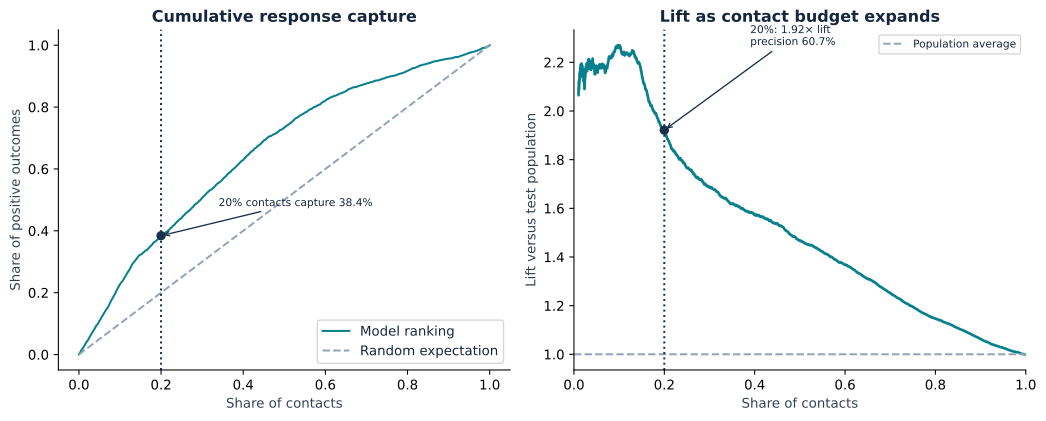

Write Python code to recreate this figure.
from sklearn.compose import ColumnTransformer
from sklearn.preprocessing import OneHotEncoder, StandardScaler
from sklearn.pipeline import make_pipeline
from sklearn.linear_model import LogisticRegression
from sklearn.metrics import roc_auc_score, average_precision_score
from utils import arguments, dataset, theme, finish, plt, np
FEATURES=["balance","default","housing","loan","previous","pdays","poutcome"]
def main():
    args=arguments(); theme(); d=dataset("bank",args.data_dir)
    assert set(d.y.unique())=={"yes","no"}
    split=int(len(d)*.8); train,test=d.iloc[:split],d.iloc[split:]
    categorical=["default","housing","loan","poutcome"]; numeric=["balance","previous","pdays"]
    prep=ColumnTransformer([("categorical",OneHotEncoder(handle_unknown="ignore"),categorical),("numeric",StandardScaler(),numeric)])
    model=make_pipeline(prep,LogisticRegression(max_iter=2000,random_state=42))
    model.fit(train[FEATURES],train.y.eq("yes").astype(int))
    y=test.y.eq("yes").astype(int).to_numpy(); scores=model.predict_proba(test[FEATURES])[:,1]
    assert "duration" not in FEATURES and "campaign" not in FEATURES
    order=np.argsort(-scores,kind="stable"); n=max(1,int(len(y)*.2))
    ranked=y[order]; cumulative=np.cumsum(ranked); x=np.arange(1,len(y)+1)/len(y)
    precision_curve=cumulative/np.arange(1,len(y)+1); baseline=y.mean(); lift_curve=precision_curve/baseline
    precision=precision_curve[n-1]; capture=cumulative[n-1]/y.sum()
    curve=[]
    for decile in range(1,11):
        idx=max(1,len(y)*decile//10)-1
        curve.append({"target_contact_share":decile/10,"contacts":idx+1,"contact_share":x[idx],"precision":precision_curve[idx],"lift":lift_curve[idx],"response_capture":cumulative[idx]/y.sum()})
    assert np.isclose(curve[1]["precision"],precision)
    metrics={"train_rows":len(train),"test_rows":len(test),"test_conversion_rate":baseline,
      "roc_auc":roc_auc_score(y,scores),"average_precision":average_precision_score(y,scores),
      "top_20_percent_precision":precision,"top_20_percent_lift":precision/baseline,
      "top_20_percent_response_capture":capture,"contact_share_checkpoints":curve,"features":FEATURES}
    fig,axes=plt.subplots(1,2,figsize=(11,4.5))
    gains=cumulative/y.sum()
    axes[0].plot(x,gains,label="Model ranking"); axes[0].plot([0,1],[0,1],"--",color="#94a3b8",label="Random expectation")
    axes[0].axvline(x[n-1],color="#192f4b",linestyle=":")
    axes[0].scatter(x[n-1],capture,color="#192f4b",zorder=3)
    axes[0].annotate(f"20% contacts capture {capture:.1%}",xy=(x[n-1],capture),xytext=(.34,.48),arrowprops={"arrowstyle":"->","color":"#192f4b"},fontsize=8)
    axes[0].set(title="Cumulative response capture",xlabel="Share of contacts",ylabel="Share of positive outcomes"); axes[0].legend()
    visible=x>=.01
    axes[1].plot(x[visible],lift_curve[visible],color="#087f8c",linewidth=2)
    axes[1].axhline(1,color="#94a3b8",linestyle="--",label="Population average")
    axes[1].axvline(x[n-1],color="#192f4b",linestyle=":")
    axes[1].scatter(x[n-1],lift_curve[n-1],color="#192f4b",zorder=3)
    axes[1].annotate(f"20%: {lift_curve[n-1]:.2f}× lift\nprecision {precision:.1%}",xy=(x[n-1],lift_curve[n-1]),xytext=(.39,lift_curve[n-1]+.35),arrowprops={"arrowstyle":"->","color":"#192f4b"},fontsize=8)
    axes[1].set(title="Lift as contact budget expands",xlabel="Share of contacts",ylabel="Lift versus test population",xlim=(0,1))
    axes[1].legend(fontsize=8)
    finish(args.output_dir,"Campaign Targeting",metrics,
      [f"Top-20% precision is {precision:.1%}, versus {baseline:.1%} in the held-out population ({precision/baseline:.2f}x lift).",
       f"Holdout ROC AUC: {metrics['roc_auc']:.3f}; average precision: {metrics['average_precision']:.3f}.",
       "Treat the ranking as a pilot candidate, subject to consent, fairness review and an incremental-effect experiment."],
      ["First 80% of original ordered rows train, last 20% test; the dataset has no complete timestamp for every record.",
       "Duration, current-campaign contact count, demographics and current contact timing are excluded. Remaining financial variables may still create fairness risks.",
       "No profit or causal uplift claim; historic selection and temporal shifts affect results."],fig)
if __name__=="__main__": main()
